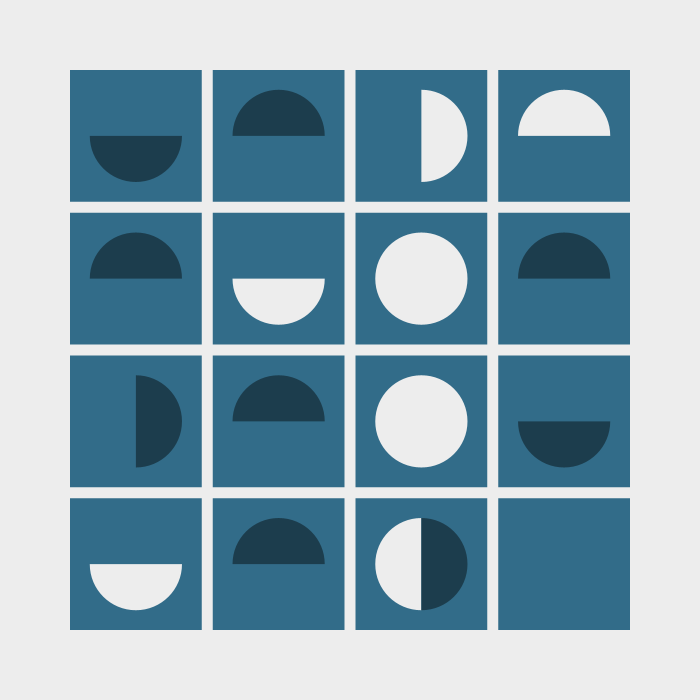
Frame 1 (no input)
Frame 60 (the mouse pressed at the canvas centre just before this capture): identical to frame 1, image omitted
Frame 120 (the mouse held since frame 60 and released just before this capture): identical to frame 1, image omitted

The Processing sketch that drew this single still picture (run headless with seeded random() and noise(); from frame 60 on, the mouse is pressed at the canvas centre):

// Processing sketch: processing_143099
// ── processing_143099.pde


/*----------------------------------
      
 Copyright by Diana Lange 2014
 Don't use without any permission
    
 This sketch is based on:
 #498 What the moon does when nobody is watching
 http://geometrydaily.tumblr.com/post/57156418537/498-what-the-moon-does-when-nobody-is-watching
      
 mail: kontakt@diana-lange.de
 web: diana-lange.de
 facebook: https://www.facebook.com/DianaLangeDesign
 flickr: http://www.flickr.com/photos/dianalange/collections/
 tumblr: http://dianalange.tumblr.com/
 twitter: http://twitter.com/DianaOnTheRoad
 --------------------------------------*/
  

int margin, padding;
int res = 4;
float ef = 0.7;


void setup ()
{
  size (700, 700);
  smooth();
  margin = width /10;
  padding = width / 60;

  frameRate (30);
}


void draw ()
{
  background (237);

  randomSeed (year() + day() + hour() + minute() + (second ()/ 20 % 2));
  noStroke();

  int dicePosition = 0;
  int diceColor = 0;

  float rectW = (width - 2*margin - (res-1)*padding) / (float) res;
  float d = rectW * ef;

  color ellipseFill = color (237);

  for (float x = margin; x < width-margin; x+=rectW+padding)
  {
    for (float y = margin; y < height-margin; y+=rectW+padding)
    {
      fill (#326C89);
      rect (x, y, rectW, rectW);

      // dice 0 == kein kreis
      // dice 1 == nur oben
      // dice 2 == nur unten
      // dice 3 == oben und unten
      // dice 4 == nur rechts
      // dice 5 == nur links
      // dice 6 == rechts und links
      // dice 7 == vollkreis
      // dice 8 == kein kreis

      diceColor = (int) random (2);
      if (diceColor == 0 ) ellipseFill = color (237);
      else ellipseFill = #1C3D4D;

      dicePosition = (int) random (9);

      if (dicePosition == 1) 
      {
        fill (ellipseFill);
        arc (x + rectW/2, y + rectW /2, d, d, PI, TWO_PI);
      }
      else if (dicePosition == 2) 
      {
        fill (ellipseFill);
        arc (x + rectW/2, y + rectW /2, d, d, 0, PI);
      }
      else if (dicePosition == 3) 
      {
        fill (ellipseFill);
        arc (x + rectW/2, y + rectW /2, d, d, 0, PI);

        if (diceColor == 0) ellipseFill = #1C3D4D;
        else ellipseFill = color (237);

        fill (ellipseFill);
        arc (x + rectW/2, y + rectW /2, d, d, PI, TWO_PI);
      }
      else if (dicePosition == 4) 
      {
        fill (ellipseFill);
        arc (x + rectW/2, y + rectW /2, d, d, PI/2, PI + PI/2);
      }
      else if (dicePosition == 5) 
      {
        fill (ellipseFill);
        arc (x + rectW/2, y + rectW /2, d, d, -PI/2, PI/2);
      }
      else if (dicePosition == 6) 
      {
        fill (ellipseFill);
        arc (x + rectW/2, y + rectW /2, d, d, PI/2, PI + PI/2);

        if (diceColor == 0) ellipseFill = #1C3D4D;
        else ellipseFill = color (237);

        fill (ellipseFill);
        arc (x + rectW/2, y + rectW /2, d, d, -PI/2, PI/2);
      }
      else if (dicePosition == 7) 
      {
        fill (ellipseFill);
        ellipse (x + rectW/2, y + rectW /2, d, d);
      }
    }
  }
}

void mouseDragged ()
{
  if (mouseButton == LEFT) 
  {
    margin = (int) map (mouseX, 0, width, 0, width/2);
    padding = (int) map (mouseY, 0, height, 0, height/10);
  }
  else 
  {
    res = (int) map (mouseX, 0, width, 1, 100);
    ef = map (mouseY, 0, height, 0.1, 2);
  }
}


void keyPressed ()
{
  res = 4;
  ef = 0.7;
  margin = width /10;
  padding = width / 60;
}
